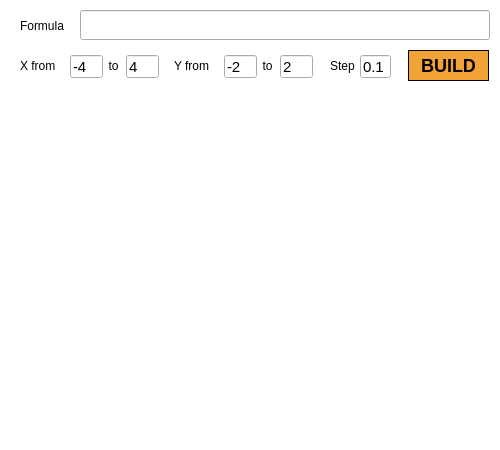
<?xml version="1.0" encoding="UTF-8"?>
<ui version="4.0">
 <class>GraphWindow</class>
 <widget class="QDialog" name="GraphWindow">
  <property name="geometry">
   <rect>
    <x>0</x>
    <y>0</y>
    <width>500</width>
    <height>450</height>
   </rect>
  </property>
  <property name="windowTitle">
   <string>Graph</string>
  </property>
  <property name="styleSheet">
   <string notr="true">QDialog{
  background-color : white;
}

</string>
  </property>
  <widget class="QCustomPlot" name="widget" native="true">
   <property name="enabled">
    <bool>true</bool>
   </property>
   <property name="geometry">
    <rect>
     <x>12</x>
     <y>90</y>
     <width>480</width>
     <height>350</height>
    </rect>
   </property>
   <property name="sizePolicy">
    <sizepolicy hsizetype="Fixed" vsizetype="Fixed">
     <horstretch>0</horstretch>
     <verstretch>0</verstretch>
    </sizepolicy>
   </property>
   <property name="font">
    <font>
     <pointsize>14</pointsize>
    </font>
   </property>
   <property name="styleSheet">
    <string notr="true"/>
   </property>
  </widget>
  <widget class="QLabel" name="label">
   <property name="geometry">
    <rect>
     <x>20</x>
     <y>55</y>
     <width>51</width>
     <height>21</height>
    </rect>
   </property>
   <property name="text">
    <string>X from</string>
   </property>
  </widget>
  <widget class="QLabel" name="label_3">
   <property name="geometry">
    <rect>
     <x>20</x>
     <y>15</y>
     <width>51</width>
     <height>21</height>
    </rect>
   </property>
   <property name="text">
    <string>Formulа</string>
   </property>
  </widget>
  <widget class="QLabel" name="label_4">
   <property name="geometry">
    <rect>
     <x>102</x>
     <y>55</y>
     <width>21</width>
     <height>21</height>
    </rect>
   </property>
   <property name="text">
    <string>  to</string>
   </property>
  </widget>
  <widget class="QLabel" name="label_6">
   <property name="geometry">
    <rect>
     <x>330</x>
     <y>55</y>
     <width>41</width>
     <height>21</height>
    </rect>
   </property>
   <property name="text">
    <string>Step</string>
   </property>
  </widget>
  <widget class="QLineEdit" name="formula">
   <property name="geometry">
    <rect>
     <x>80</x>
     <y>10</y>
     <width>410</width>
     <height>30</height>
    </rect>
   </property>
   <property name="font">
    <font>
     <pointsize>16</pointsize>
    </font>
   </property>
  </widget>
  <widget class="QLineEdit" name="x1">
   <property name="geometry">
    <rect>
     <x>70</x>
     <y>55</y>
     <width>33</width>
     <height>23</height>
    </rect>
   </property>
   <property name="font">
    <font>
     <pointsize>11</pointsize>
    </font>
   </property>
   <property name="text">
    <string>-4</string>
   </property>
  </widget>
  <widget class="QLineEdit" name="x2">
   <property name="geometry">
    <rect>
     <x>126</x>
     <y>55</y>
     <width>33</width>
     <height>23</height>
    </rect>
   </property>
   <property name="font">
    <font>
     <pointsize>11</pointsize>
    </font>
   </property>
   <property name="text">
    <string>4</string>
   </property>
  </widget>
  <widget class="QLineEdit" name="y1">
   <property name="geometry">
    <rect>
     <x>224</x>
     <y>55</y>
     <width>33</width>
     <height>23</height>
    </rect>
   </property>
   <property name="font">
    <font>
     <pointsize>11</pointsize>
    </font>
   </property>
   <property name="text">
    <string>-2</string>
   </property>
  </widget>
  <widget class="QLabel" name="label_5">
   <property name="geometry">
    <rect>
     <x>256</x>
     <y>55</y>
     <width>21</width>
     <height>21</height>
    </rect>
   </property>
   <property name="text">
    <string>  to</string>
   </property>
  </widget>
  <widget class="QLabel" name="label_2">
   <property name="geometry">
    <rect>
     <x>174</x>
     <y>55</y>
     <width>51</width>
     <height>21</height>
    </rect>
   </property>
   <property name="text">
    <string>Y from</string>
   </property>
  </widget>
  <widget class="QLineEdit" name="y2">
   <property name="geometry">
    <rect>
     <x>280</x>
     <y>55</y>
     <width>33</width>
     <height>23</height>
    </rect>
   </property>
   <property name="font">
    <font>
     <pointsize>11</pointsize>
    </font>
   </property>
   <property name="text">
    <string>2</string>
   </property>
  </widget>
  <widget class="QLineEdit" name="step">
   <property name="geometry">
    <rect>
     <x>360</x>
     <y>55</y>
     <width>31</width>
     <height>23</height>
    </rect>
   </property>
   <property name="font">
    <font>
     <pointsize>11</pointsize>
    </font>
   </property>
   <property name="text">
    <string>0.1</string>
   </property>
  </widget>
  <widget class="QPushButton" name="build">
   <property name="geometry">
    <rect>
     <x>408</x>
     <y>50</y>
     <width>81</width>
     <height>31</height>
    </rect>
   </property>
   <property name="font">
    <font>
     <pointsize>-1</pointsize>
     <italic>false</italic>
     <bold>true</bold>
    </font>
   </property>
   <property name="styleSheet">
    <string notr="true">QPushButton {
  font: bold;
  color: black;
  font-size: 18px; 
  background-color: rgb(242, 163, 56);
  border: 1px solid black;
}

QPushButton:pressed {
     background-color: rgb(202, 126, 4 );
}</string>
   </property>
   <property name="text">
    <string>BUILD</string>
   </property>
  </widget>
  <widget class="QLabel" name="err">
   <property name="geometry">
    <rect>
     <x>275</x>
     <y>90</y>
     <width>211</width>
     <height>21</height>
    </rect>
   </property>
   <property name="font">
    <font>
     <pointsize>11</pointsize>
    </font>
   </property>
   <property name="styleSheet">
    <string notr="true"/>
   </property>
   <property name="text">
    <string/>
   </property>
   <property name="alignment">
    <set>Qt::AlignRight|Qt::AlignTrailing|Qt::AlignVCenter</set>
   </property>
  </widget>
 </widget>
 <customwidgets>
  <customwidget>
   <class>QCustomPlot</class>
   <extends>QWidget</extends>
   <header>QcustomLibrary/qcustomplot.h</header>
   <container>1</container>
  </customwidget>
 </customwidgets>
 <resources/>
 <connections/>
</ui>
